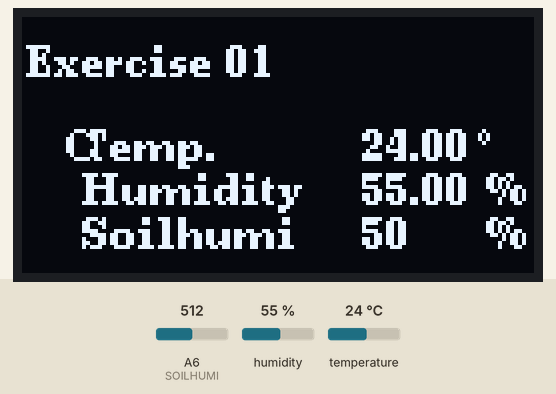
Simulated run of this sketch. Board: Arduino Nano, built with avr-gcc and run on an emulated ATmega328P. On the bench: 128×64 one-colour display. The inputs (shaded band) are chosen by the test bench; at power-on: humidity 55 %, A6 (SOILHUMI) = 512, temperature 24 °C.

Above: at 6.9 s.
7.0 s: humidity set to 22 %
At 10.3 s:
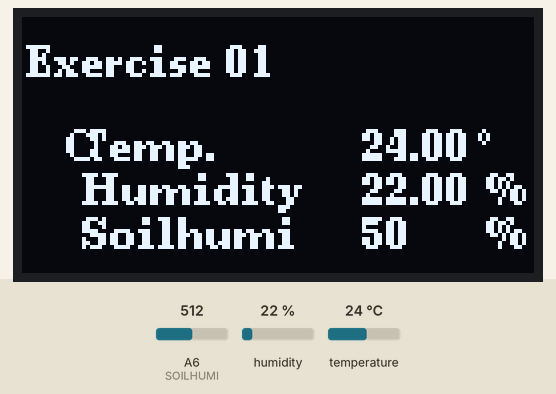
11.6 s: A6 (SOILHUMI) set to 716
At 13.0 s:
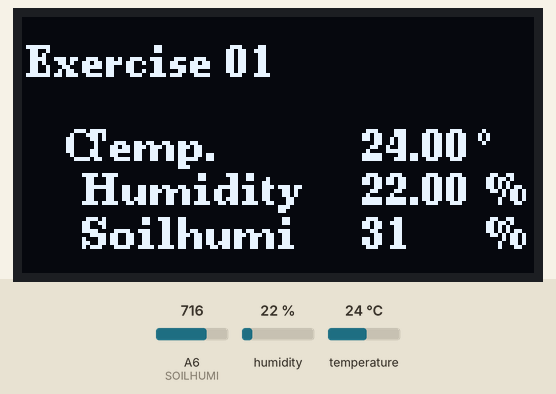
16.2 s: temperature set to 12 °C
At 19.6 s:
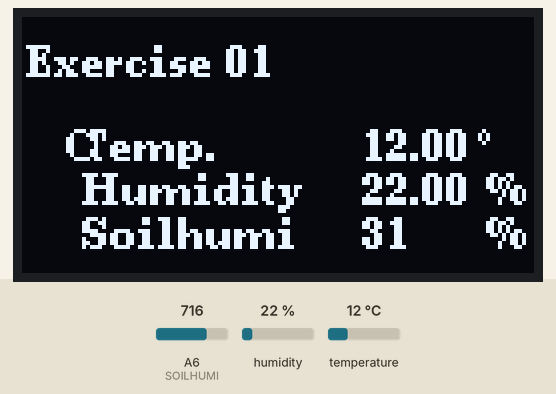
20.8 s: A6 (SOILHUMI) set to 900
At 22.2 s:
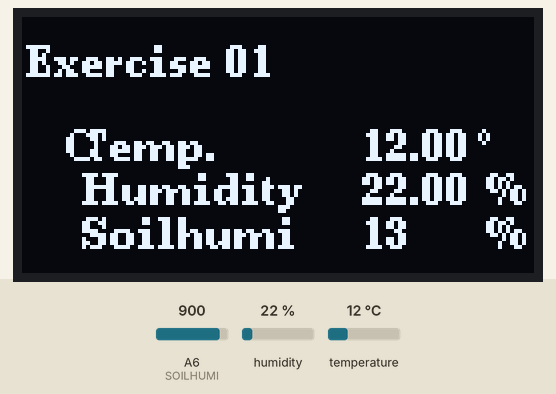
25.4 s: humidity set to 40 %
At 28.7 s:
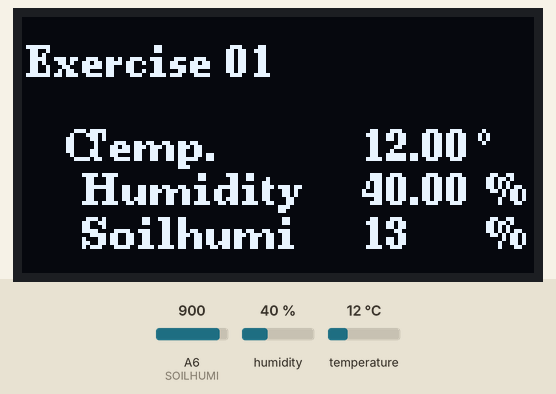
30.0 s: A6 (SOILHUMI) set to 1023
At 31.4 s:
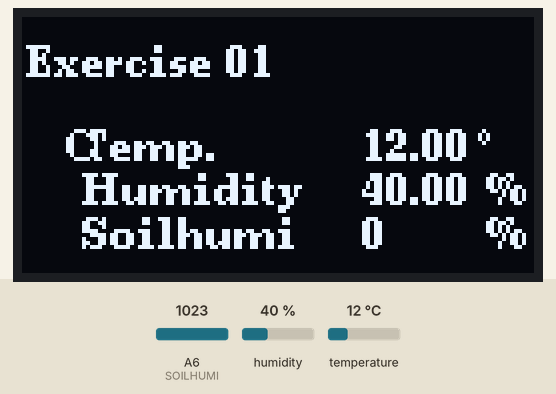
Timing chart, 0 to 33.0 s (numbered marks = the images above; inputs shaded):
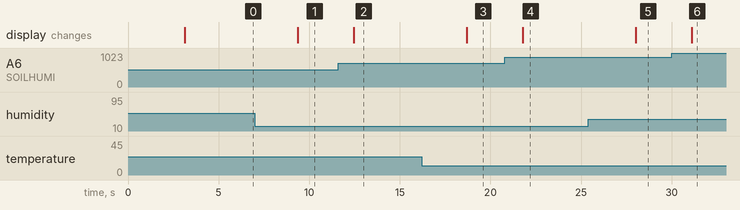

Measured:
- after the input at 7.0 s, the display: changes after 2.4 s (image 1)
- after the input at 11.6 s, the display: changes after 0.87 s (image 2)
- after the input at 16.2 s, the display: changes after 2.5 s (image 3)
- after the input at 20.8 s, the display: changes after 0.99 s (image 4)
- after the input at 25.4 s, the display: changes after 2.6 s (image 5)
- after the input at 30.0 s, the display: changes after 1.1 s (image 6)

The sketch:

day01_exercise01.ino
```cpp
#include <U8g2lib.h>
#include "DHT.h"
U8G2_SH1106_128X64_NONAME_F_HW_I2C u8g2(U8G2_R0, /* reset=*/U8X8_PIN_NONE);

#define SOILHUMI A6
#define DHTPIN A1
#define DHTTYPE DHT22

DHT dht(DHTPIN, DHTTYPE);

uint32_t DataCaptureDelay = 3000;
uint32_t DataCapture_ST = 0;

float Temp;
float Humi;
int Soilhumi = 0;

void setup()
{
    dht.begin();
    u8g2.begin();
    pinMode(SOILHUMI, INPUT);

    DataCapture_ST = millis();
}

void loop()
{
    if ((millis() - DataCapture_ST) > DataCaptureDelay)
    {
        Humi = dht.readHumidity();
        Temp = dht.readTemperature();
        Soilhumi = map(analogRead(SOILHUMI), 0, 1023, 100, 0);

        if (isnan(Humi) || isnan(Temp) || isnan(Soilhumi))
        {
            Serial.println(F("Failed to read from DHT sensor!"));
            return;
        }

        OLEDdraw();
        DataCapture_ST = millis();
    }
}

void OLEDdraw()
{
    u8g2.clearBuffer();

    u8g2.setFont(u8g2_font_ncenB08_te);
    u8g2.drawStr(1, 15, "Exercise 01");

    u8g2.drawStr(15, 36, "Temp.");
    u8g2.setCursor(85, 36);
    u8g2.print(Temp);
    u8g2.drawStr(114, 36, "\xb0");
    u8g2.drawStr(11, 36, "C");

    u8g2.drawStr(15, 47, "Humidity");
    u8g2.setCursor(85, 47);
    u8g2.print(Humi);
    u8g2.drawStr(116, 47, "%");

    u8g2.drawStr(15, 58, "Soilhumi");
    u8g2.setCursor(85, 58);
    u8g2.print(Soilhumi);
    u8g2.drawStr(116, 58, "%");


    u8g2.sendBuffer();
}
```
